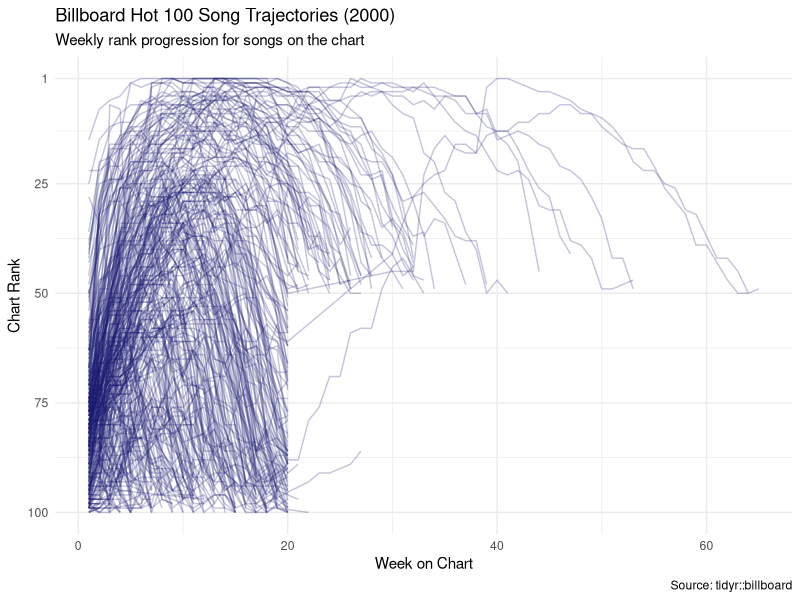

Write R code to recreate this figure.
## ---- chunk 1
#| message: false

library(tidyverse)
## ---- chunk 2
#| warning: false

billboard |>
  pivot_longer(
    cols = starts_with("wk"),
    names_to = "week",
    values_to = "rank",
    names_prefix = "wk",
    names_transform = as.integer,
    values_drop_na = TRUE
  ) |>
  ggplot(aes(x = week, y = rank, group = track)) +
  geom_line(alpha = 0.25, color = "midnightblue") +
  scale_y_reverse(breaks = c(1, 25, 50, 75, 100)) +
  labs(
    title = "Billboard Hot 100 Song Trajectories (2000)",
    subtitle = "Weekly rank progression for songs on the chart",
    x = "Week on Chart",
    y = "Chart Rank",
    caption = "Source: tidyr::billboard"
  ) +
  theme_minimal()
